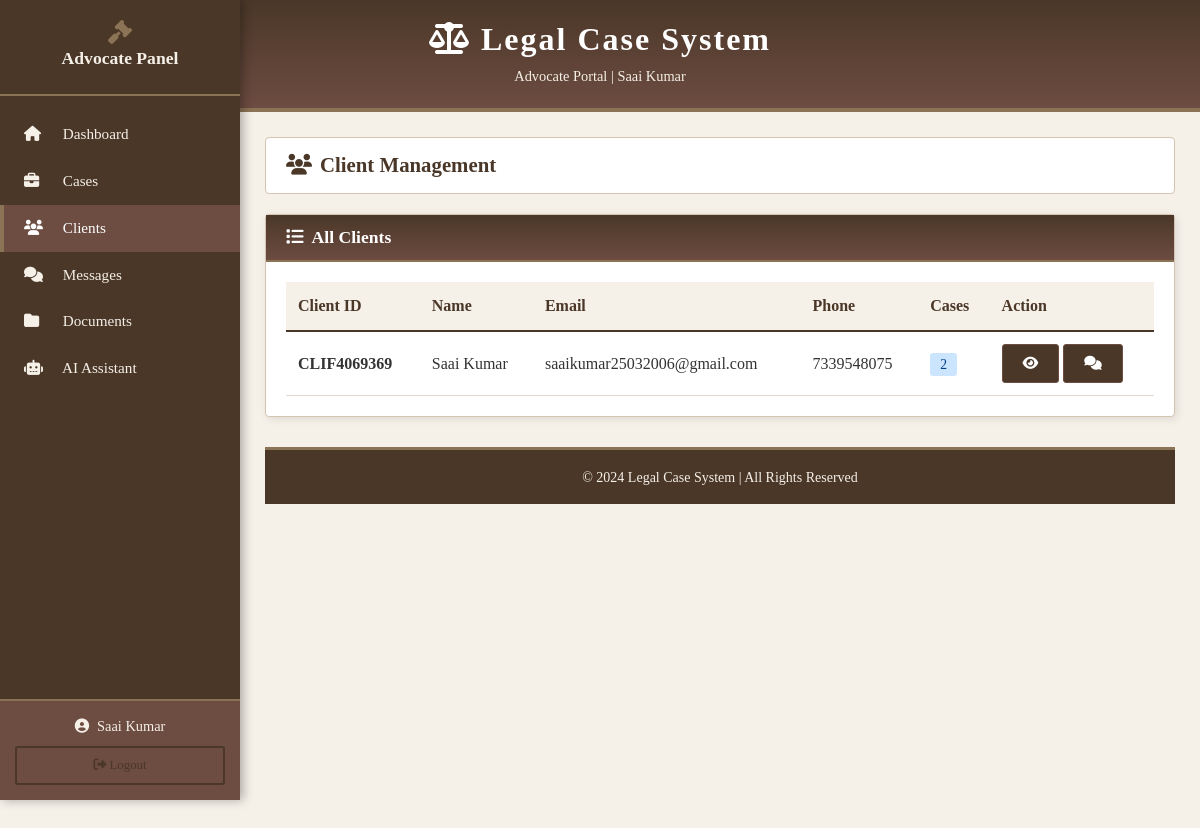
The page /advocate/clients (signed in) on the database its author committed.
### tables this page shows
CREATE TABLE clients (
        id INTEGER PRIMARY KEY AUTOINCREMENT,
        client_id TEXT UNIQUE NOT NULL,
        password TEXT NOT NULL,
        name TEXT NOT NULL,
        email TEXT UNIQUE NOT NULL,
        phone TEXT,
        address TEXT,
        created_at TIMESTAMP DEFAULT CURRENT_TIMESTAMP
    , aadhar_number TEXT, profile_image TEXT);

### app.py (the view)
@app.route('/advocate/clients')
@login_required
def advocate_clients():
    if session['user_type'] != 'advocate':
        return redirect(url_for('login'))
    conn = get_db_connection()
    clients = conn.execute('SELECT * FROM clients').fetchall()
    client_cases = {}
    for client in clients:
        case_count = conn.execute('SELECT COUNT(*) FROM cases WHERE client_id = ? AND advocate_id = ?',
            (client['id'], session['user_id'])).fetchone()[0]
        client_cases[client['id']] = case_count
    conn.close()
    return render_template('advocate_clients.html', clients=clients, client_cases=client_cases)

### app.py (called while the page is built)
def get_db_connection():
    conn = sqlite3.connect('advocate_system.db')
    conn.row_factory = sqlite3.Row
    return conn

def login_required(f):
    @wraps(f)
    def decorated_function(*args, **kwargs):
        if 'user_id' not in session or 'user_type' not in session:
            return redirect(url_for('login'))
        return f(*args, **kwargs)
    return decorated_function

### templates/advocate_clients.html (shortened to what this page needs)
{% extends "base.html" %}
{% block content %}
<div class="trad-header">
    <h1><i class="fas fa-balance-scale"></i> Legal Case System</h1>
    <div class="subtitle">Advocate Portal | {{ session['user_name'] }}</div>
</div>
<div class="trad-sidebar">
    <div class="trad-sidebar-header">
        <i class="fas fa-gavel"></i>
        <h4>Advocate Panel</h4>
    </div>
    <div class="trad-sidebar-menu">
        <a href="{{ url_for('advocate_dashboard') }}">
            <i class="fas fa-home"></i> Dashboard
        </a>
        <a href="{{ url_for('advocate_cases') }}">
            <i class="fas fa-briefcase"></i> Cases
        </a>
        <a href="{{ url_for('advocate_clients') }}" class="active">
            <i class="fas fa-users"></i> Clients
        </a>
        <a href="{{ url_for('advocate_messages') }}">
            <i class="fas fa-comments"></i> Messages
        </a>
        <a href="{{ url_for('advocate_documents') }}">
            <i class="fas fa-folder"></i> Documents
        </a>
        <a href="{{ url_for('ai_assistant') }}">
            <i class="fas fa-robot"></i> AI Assistant
        </a>
    </div>
    <div class="trad-sidebar-user">
        <div class="user-name">
            <i class="fas fa-user-circle me-2"></i>{{ session['user_name'] }}
        </div>
        <a href="{{ url_for('logout') }}" class="btn btn-sm btn-trad-outline w-100 mt-2" style="font-size:0.8rem;">
            <i class="fas fa-sign-out-alt"></i> Logout
        </a>
    </div>
</div>
<div class="trad-main">
    <div class="trad-page-header">
        <h2><i class="fas fa-users me-2"></i>Client Management</h2>
    </div>
    <div class="trad-card">
        <div class="trad-card-header">
            <h4><i class="fas fa-list me-2"></i>All Clients</h4>
        </div>
        <div class="trad-card-body">
            {% if clients %}
            <table class="trad-table">
                <thead>
                    <tr>
                        <th>Client ID</th>
                        <th>Name</th>
                        <th>Email</th>
                        <th>Phone</th>
                        <th>Cases</th>
                        <th>Action</th>
                    </tr>
                </thead>
                <tbody>
                    {% for client in clients %}
                    <tr>
                        <td><strong>{{ client.client_id }}</strong></td>
                        <td>{{ client.name }}</td>
                        <td>{{ client.email }}</td>
                        <td>{{ client.phone }}</td>
                        <td><span class="status-active">{{ client_cases[client.id] }}</span></td>
                        <td>
                            <a href="{{ url_for('advocate_view_client', client_id=client.id) }}" class="btn btn-sm btn-trad">
                                <i class="fas fa-eye"></i>
                            </a>
                            <a href="{{ url_for('advocate_messages') }}?client_id={{ client.id }}" class="btn btn-sm btn-trad">
                                <i class="fas fa-comments"></i>
                            </a>
                        </td>
                    </tr>
                    {% endfor %}
                </tbody>
            </table>
            {% else %}
            <div class="empty-state">
                <i class="fas fa-users"></i>
                <p>No clients</p>
            </div>
            {% endif %}
        </div>
    </div>
    <div class="trad-footer">
        <small>&copy; 2024 Legal Case System | All Rights Reserved</small>
    </div>
</div>
{% endblock %}

### templates/base.html (style rules this page uses)
:root { --primary-brown: #4a3728; --secondary-brown: #6d4c41; --cream: #f5f0e8; --dark-gold: #8b7355; --pure-black: #1a1a1a; --charcoal: #333333; --white: #ffffff; --light-cream: #faf8f5; }
* { margin: 0; padding: 0; box-sizing: border-box; }
body { font-family: 'Georgia', 'Times New Roman', serif; background-color: var(--cream); color: var(--charcoal); }
h1, h2, h3, h4, h5, h6 { font-family: 'Georgia', serif; font-weight: 600; }
.trad-header { background: linear-gradient(180deg, var(--primary-brown) 0%, var(--secondary-brown) 100%); padding: 20px 0; border-bottom: 4px solid var(--dark-gold); }
.trad-header h1 { color: var(--white); font-size: 2rem; text-align: center; letter-spacing: 2px; }
.trad-header .subtitle { color: var(--cream); text-align: center; font-size: 0.9rem; margin-top: 5px; }
.trad-sidebar { background: var(--primary-brown); min-height: 100vh; padding: 0; position: fixed; width: 240px; left: 0; top: 0; box-shadow: 3px 0 10px rgba(0,0,0,0.3); }
.trad-sidebar-header { padding: 20px 15px; border-bottom: 2px solid var(--dark-gold); text-align: center; }
.trad-sidebar-header h4 { color: var(--cream); font-size: 1.1rem; margin-bottom: 5px; }
.trad-sidebar-header i { color: var(--dark-gold); font-size: 1.5rem; }
.trad-sidebar-menu { padding: 15px 0; }
.trad-sidebar-menu a { display: block; padding: 12px 20px; color: var(--cream); text-decoration: none; border-left: 4px solid transparent; transition: all 0.3s; font-size: 0.95rem; }
.trad-sidebar-menu a:hover, .trad-sidebar-menu a.active { background: var(--secondary-brown); border-left-color: var(--dark-gold); color: var(--white); }
.trad-sidebar-menu a i { width: 25px; margin-right: 10px; }
.trad-sidebar-user { position: absolute; bottom: 0; width: 100%; padding: 15px; background: var(--secondary-brown); border-top: 2px solid var(--dark-gold); }
.trad-sidebar-user .user-name { color: var(--cream); font-size: 0.9rem; text-align: center; }
.trad-main { margin-left: 240px; padding: 25px; min-height: 100vh; }
.trad-card { background: var(--white); border: 1px solid #d4c4b0; border-radius: 4px; margin-bottom: 20px; box-shadow: 2px 2px 8px rgba(0,0,0,0.1); }
.trad-card-header { background: linear-gradient(180deg, var(--primary-brown) 0%, var(--secondary-brown) 100%); color: var(--white); padding: 12px 20px; border-bottom: 2px solid var(--dark-gold); }
.trad-card-header h4 { font-size: 1.1rem; margin: 0; }
.trad-card-body { padding: 20px; }
.btn-trad { background: var(--primary-brown); color: var(--white); border: 1px solid var(--secondary-brown); padding: 8px 20px; border-radius: 3px; font-family: 'Georgia', serif; transition: all 0.3s; }
.btn-trad-outline { background: transparent; color: var(--primary-brown); border: 2px solid var(--primary-brown); padding: 8px 20px; border-radius: 3px; font-family: 'Georgia', serif; }
.trad-table { width: 100%; border-collapse: collapse; }
.trad-table thead th { background: var(--cream); color: var(--primary-brown); padding: 12px; text-align: left; border-bottom: 2px solid var(--primary-brown); font-family: 'Georgia', serif; font-weight: 600; }
.trad-table tbody td { padding: 12px; border-bottom: 1px solid #e0d8c8; }
.status-active { background: #cce5ff; color: #004085; padding: 4px 10px; border-radius: 3px; font-size: 0.85rem; }
.trad-page-header { background: var(--white); border: 1px solid #d4c4b0; padding: 15px 20px; margin-bottom: 20px; border-radius: 4px; }
.trad-page-header h2 { color: var(--primary-brown); font-size: 1.3rem; margin: 0; }
.trad-footer { background: var(--primary-brown); color: var(--cream); text-align: center; padding: 15px; margin-top: 30px; border-top: 3px solid var(--dark-gold); }

### rows shown on the page
clients: user_name "Saai Kumar", client_id "CLIF4069369", name "Saai Kumar", email "saaikumar25032006@gmail.com", phone "7339548075", client_cases "2"
